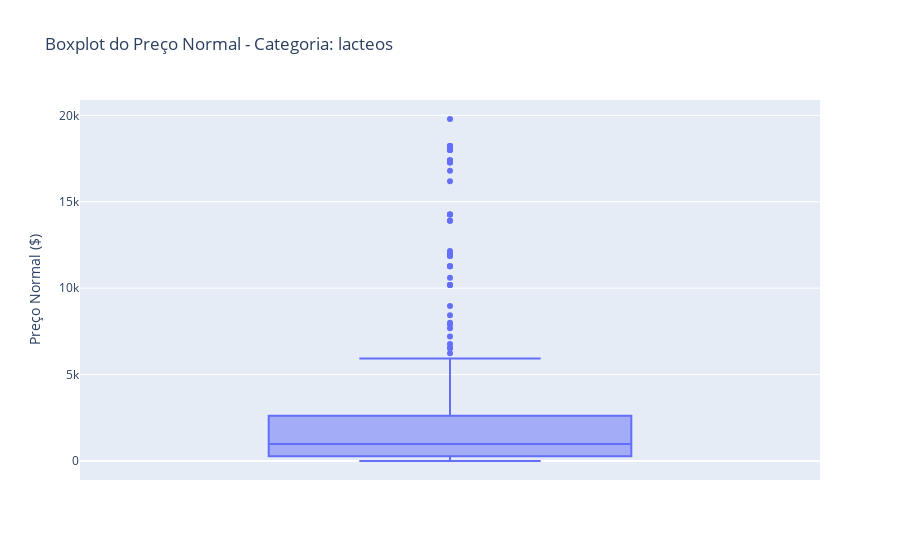

The notebook cell saved with this chart:
### Markdown cell above
Dica: Para trazer apenas os dados da categoria que você deseja você pode usar o df.loc[df['Categoria'] == 'CATEGORIA ESCOLHIDA'

### Code cell
#Seu código aqui
#identificando a categoria com maior desvio
categoria_maior_desvio = desvio_por_categoria_produto.idxmax()
valor_desvio = desvio_por_categoria_produto.max()

# 1. Calculando o desvio padrão por categoria novamente
# Usamos ['Preco_Normal'] para garantir que estamos operando sobre a coluna correta
desvio_por_categoria_produto = df.groupby('Categoria')['Preco_Normal'].std()

# 2. Pegando o NOME da categoria com maior desvio (retorna uma string)
categoria_maior_desvio = desvio_por_categoria_produto.idxmax()

# 3. Filtrando o DataFrame original
# Agora a comparação é: df['Categoria'] == "nome_da_categoria"
df_categoria = df.loc[df['Categoria'] == categoria_maior_desvio].copy()

# 4. Criando o gráfico
fig = px.box(df_categoria,
             y='Preco_Normal',
             title=f'Boxplot do Preço Normal - Categoria: {categoria_maior_desvio}',
             points='outliers',
             labels={'Preco_Normal': 'Preço Normal ($)'})

fig.show()

### Figure 1 — Plotly figure (JSON) as saved in the notebook; plotly's stock layout.template omitted (floating-point values rounded to 4 significant figures; data arrays with more than 128 entries replaced by an {"elided": "..."} marker saying what was removed)
{"data": [{"alignmentgroup": "True", "boxpoints": "outliers", "hovertemplate": "Preço Normal ($)=%{y}<extra></extra>", "legendgroup": "", "marker": {"color": "#636efa"}, "name": "", "notched": false, "offsetgroup": "", "orientation": "v", "showlegend": false, "type": "box", "x0": " ", "xaxis": "x", "y": {"elided": "447 int values"}, "y0": " ", "yaxis": "y"}], "layout": {"boxmode": "group", "legend": {"tracegroupgap": 0}, "title": {"text": "Boxplot do Preço Normal - Categoria: lacteos"}, "xaxis": {"anchor": "y", "domain": [0, 1]}, "yaxis": {"anchor": "x", "domain": [0, 1], "title": {"text": "Preço Normal ($)"}}}}
